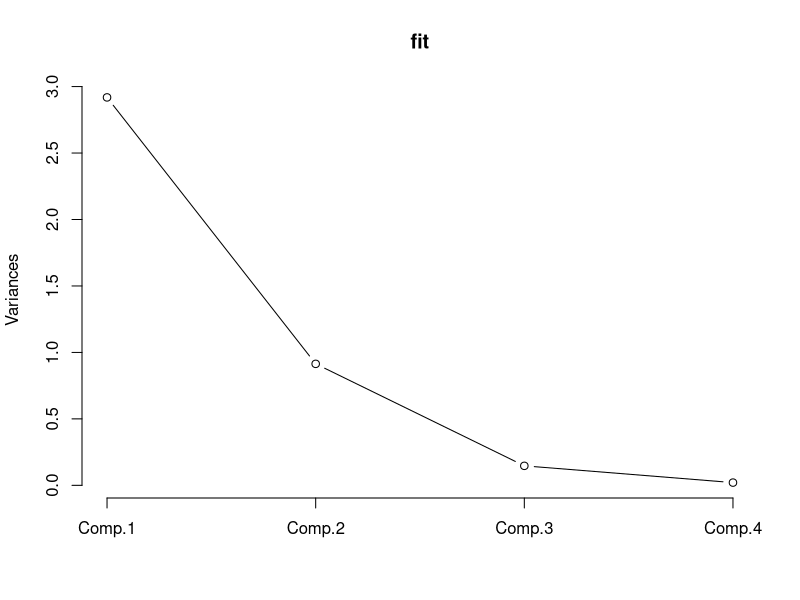
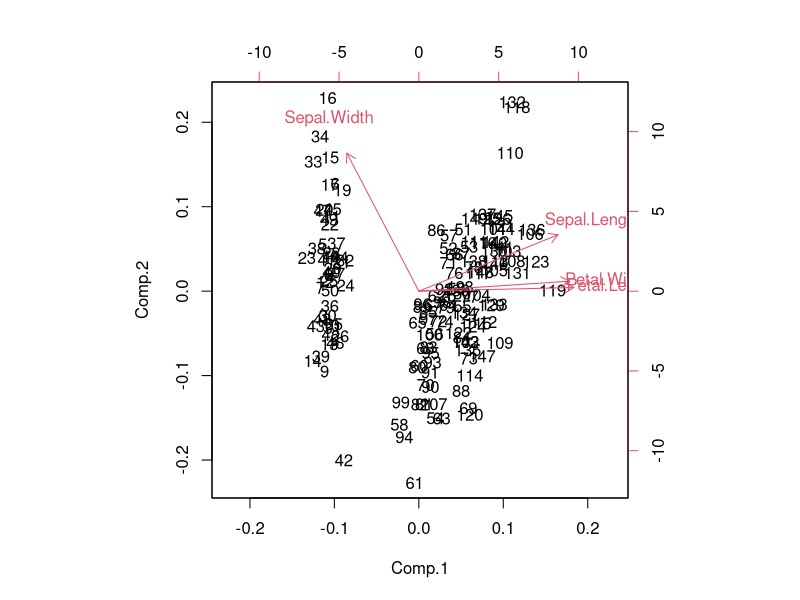
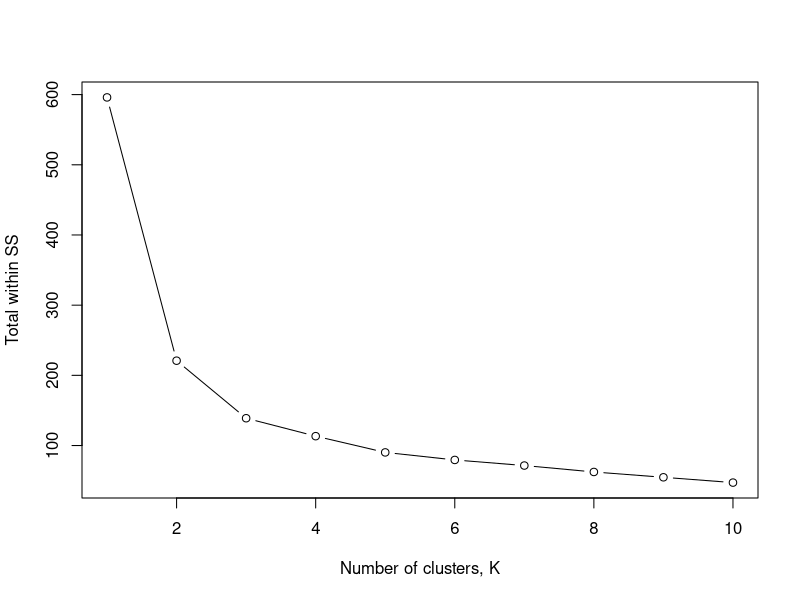
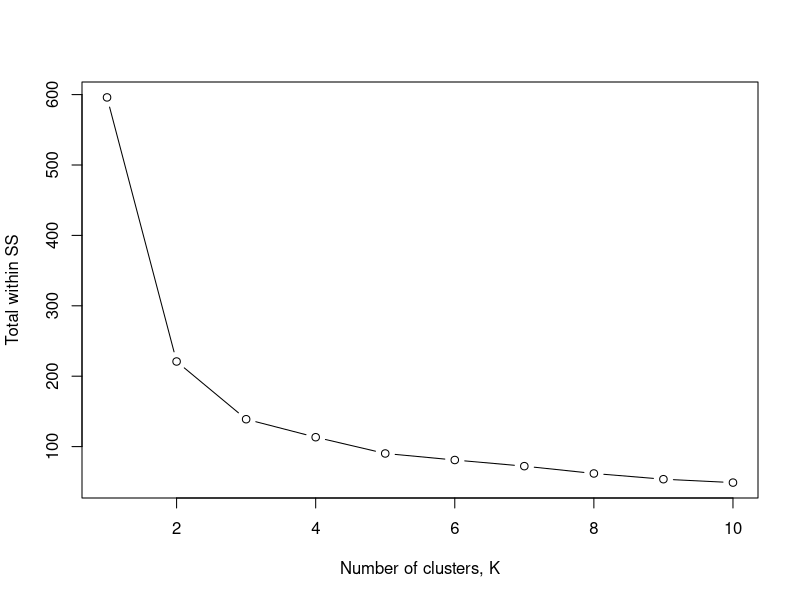

Generate these figures, in order, with R:
## ---- chunk 1
fit <- princomp(iris[, -5], cor = TRUE)
summary(fit)
loadings(fit)
plot(fit, type = "lines")
fit$scores
biplot(x = fit)
## ---- chunk 2
# Scale data & drop species column
iris.scaled <- scale(x = iris[, -5])

# Try 1-8 clusters to find "elbow" in sum of squares
wss <- numeric(10)
for (i in 1:10) {
  iris.fit <- kmeans(x = iris.scaled, centers = i, nstart = 10)
  wss[i] <- iris.fit$tot.withinss
}
plot(x = c(1:10), y = wss, xlab = "Number of clusters, K", ylab = "Total within SS", type = "b")

# Percentage of variance explained is the ratio of the between-group variance to the total 
# variance, also known as an F-test. A slight variation of this method plots the curvature 
# of the within group variance. https://en.wikipedia.org/wiki/Determining_the_number_of_clusters_in_a_data_set
# 

## ---- chunk 3
# Scale data & drop species column
iris.scaled <- scale(x = iris[, -5])
k.max <- 10

# Try 1-8 clusters to find "elbow" in sum of squares
wss <- numeric(k.max)
for (i in 1:k.max) {
  iris.fit <- kmeans(x = iris.scaled, centers = i, nstart = 10)
  wss[i] <- iris.fit$tot.withinss
}
plot(x = c(1:k.max), y = wss, xlab = "Number of clusters, K", ylab = "Total within SS", type = "b")
## ---- chunk 4
# Advanced
## ---- chunk 5
# Run kmeans again for K = 3, to get clustering info
iris.k.3 <- kmeans(x = iris.scaled, centers = 3, nstart = 10)

iris.clusters <- data.frame(iris, cluster = iris.k.3$cluster)
assignments <- table(iris.clusters$Species, iris.clusters$cluster)
assignments
